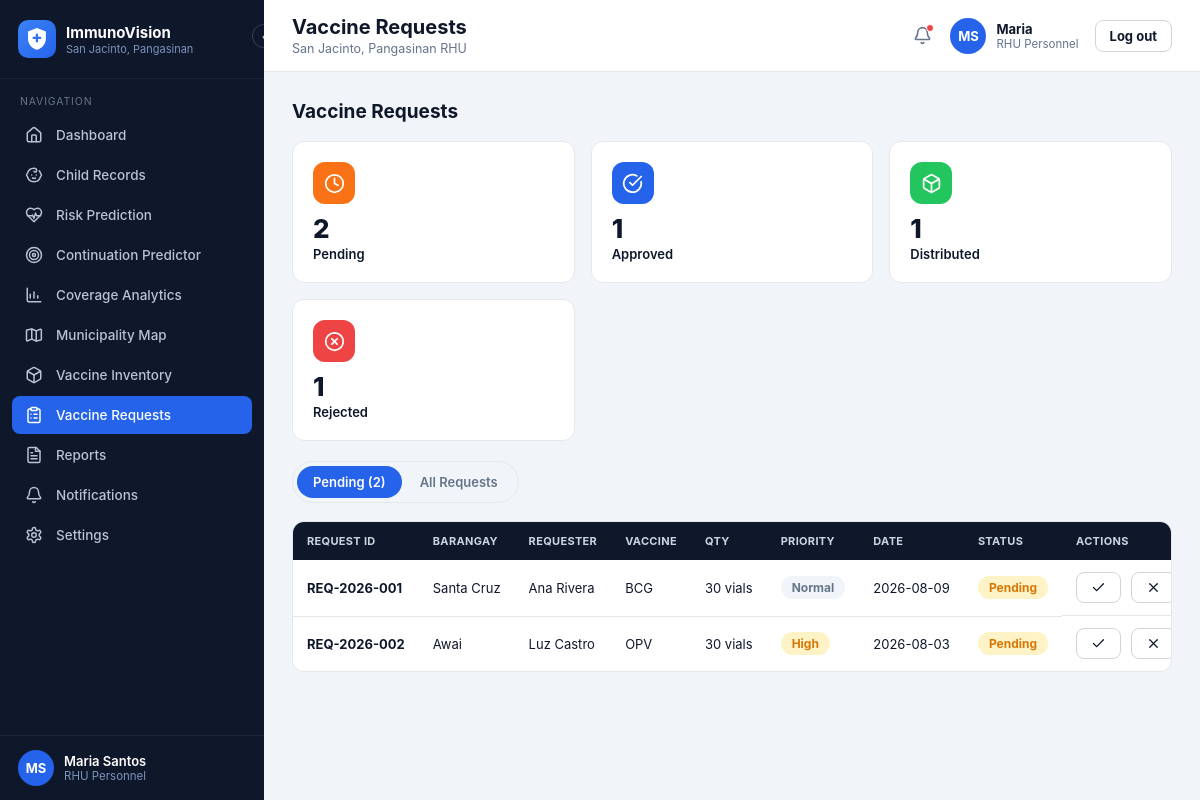
The app's page /rhu/requests (signed in) with its own data.
### models.py (models this page shows, shortened)
class User(UserMixin, db.Model):
    __tablename__ = "users"
    id = db.Column(db.Integer, primary_key=True)
    username = db.Column(db.String(64), unique=True, nullable=False)
    password_hash = db.Column(db.String(255), nullable=False)
    full_name = db.Column(db.String(150), nullable=False)
    role = db.Column(db.String(20), nullable=False)  # admin | rhu | bhw
    barangay_id = db.Column(db.Integer, db.ForeignKey("barangays.id"), nullable=True)
    is_active_flag = db.Column(db.Boolean, default=True, nullable=False)
    created_at = db.Column(db.DateTime, default=datetime.utcnow)
    last_login_at = db.Column(db.DateTime, nullable=True)
    @property
    def is_active(self):
        return self.is_active_flag
    @property
    def role_label(self):
        return {"admin": "System Administrator", "rhu": "RHU Personnel",
                "bhw": "Barangay Health Worker"}.get(self.role, self.role)

class VaccineRequest(db.Model):
    __tablename__ = "vaccine_requests"
    id = db.Column(db.Integer, primary_key=True)
    request_code = db.Column(db.String(30), unique=True, nullable=False)
    barangay_id = db.Column(db.Integer, db.ForeignKey("barangays.id"), nullable=False)
    requested_by_id = db.Column(db.Integer, db.ForeignKey("users.id"), nullable=False)
    antigen_id = db.Column(db.Integer, db.ForeignKey("vaccine_antigens.id"), nullable=False)
    quantity_requested = db.Column(db.Integer, nullable=False)
    priority = db.Column(db.String(20), nullable=False, default="Normal")  # Normal | High | Urgent
    status = db.Column(db.String(20), nullable=False, default="pending")
    notes = db.Column(db.String(255))
    requested_at = db.Column(db.DateTime, default=datetime.utcnow)
    reviewed_by_id = db.Column(db.Integer, db.ForeignKey("users.id"), nullable=True)
    reviewed_at = db.Column(db.DateTime, nullable=True)
    review_notes = db.Column(db.String(255))
    distributed_at = db.Column(db.DateTime, nullable=True)
    barangay = db.relationship("Barangay")
    antigen = db.relationship("VaccineAntigen")
    requested_by = db.relationship("User", foreign_keys=[requested_by_id])
    reviewed_by = db.relationship("User", foreign_keys=[reviewed_by_id])

class Barangay(db.Model):
    __tablename__ = "barangays"
    id = db.Column(db.Integer, primary_key=True)
    name = db.Column(db.String(100), unique=True, nullable=False)
    children = db.relationship("Child", backref="barangay", lazy="dynamic")
    users = db.relationship("User", backref="barangay", lazy="dynamic")

class VaccineAntigen(db.Model):
    __tablename__ = "vaccine_antigens"
    id = db.Column(db.Integer, primary_key=True)
    code = db.Column(db.String(20), unique=True, nullable=False)
    name = db.Column(db.String(100), nullable=False)

### app.py (the view)
@rhu_bp.route("/requests")
def requests():
    tab = request.args.get("tab", "pending")
    q = VaccineRequest.query.order_by(VaccineRequest.requested_at.desc())
    if tab == "pending":
        q = q.filter_by(status="pending")
    stats = {"pending": VaccineRequest.query.filter_by(status="pending").count(),
             "approved": VaccineRequest.query.filter_by(status="approved").count(),
             "distributed": VaccineRequest.query.filter_by(status="fulfilled").count(),
             "rejected": VaccineRequest.query.filter_by(status="rejected").count()}
    return render_template("rhu_requests.html", **_rhu_ctx(
        "requests", page_title="Vaccine Requests", reqs=q.all(), stats=stats, tab=tab,
    ))

### app.py (called while the page is built)
def create_app():
    app = Flask(__name__)
    app.config["SECRET_KEY"] = os.environ.get("SECRET_KEY", "dev-secret-key-change-in-production")
    app.config["SQLALCHEMY_DATABASE_URI"] = os.environ.get(
        "DATABASE_URL", f"sqlite:///{DB_PATH}"
    )
    app.config["SQLALCHEMY_TRACK_MODIFICATIONS"] = False
    os.makedirs(os.path.dirname(DB_PATH), exist_ok=True)
    db.init_app(app)
    login_manager.init_app(app)
    app.register_blueprint(auth_bp)
    app.register_blueprint(rhu_bp)
    app.register_blueprint(bhw_bp)
    app.register_blueprint(admin_bp)
    app.register_blueprint(api_bp)
    @login_manager.user_loader
    def load_user(user_id):
        return db.session.get(User, int(user_id))
    @app.context_processor
    def inject_globals():
        return {"today": date.today()}
    return app

def role_required(*roles):
    from functools import wraps
    def decorator(view_func):
        @wraps(view_func)
        def wrapped(*args, **kwargs):
            if not current_user.is_authenticated or current_user.role not in roles:
                abort(403)
            return view_func(*args, **kwargs)
        return wrapped
    return decorator

def build_nav(spec):
    return [{"key": k, "icon": i, "label": l, "url": url_for(e)} for k, i, l, e in spec]

def _children_query(barangay_id=None):
    q = Child.query
    return q.filter(Child.barangay_id == barangay_id) if barangay_id else q

def _cache(key, builder):
    if not has_request_context():
        return builder()
    store = getattr(g, "_iv_cache", None)
    if store is None:
        store = g._iv_cache = {}
    if key not in store:
        store[key] = builder()
    return store[key]

def _records_by_child():
    def build():
        out = defaultdict(list)
        for record in VaccinationRecord.query.all():
            out[record.child_id].append(record)
        return out
    return _cache("records", build)

def _latest_risk_by_child():
    def build():
        out = {}
        for ra in RiskAssessment.query.order_by(
            RiskAssessment.computed_at.asc(), RiskAssessment.id.asc()
        ).all():
            out[ra.child_id] = ra  # later rows overwrite earlier -> newest wins
        return out
    return _cache("risk", build)

def unread_count(notes):
    return sum(1 for n in notes if n.get("unread"))

@rhu_bp.before_request
@login_required
@role_required("rhu")
def _rhu_guard():
    pass

### templates/rhu_requests.html
{% extends "layout_app.html" %}
{% from "_icons.html" import icon %}
{% block content %}
<div class="page-head"><h2>Vaccine Requests</h2></div>
<div class="stat-grid">
  <div class="stat-card"><div class="stat-icon bg-orange">{{ icon('clock', 21) }}</div><div class="stat-value">{{ stats.pending }}</div><div class="stat-label">Pending</div></div>
  <div class="stat-card"><div class="stat-icon bg-blue">{{ icon('check-circle', 21) }}</div><div class="stat-value">{{ stats.approved }}</div><div class="stat-label">Approved</div></div>
  <div class="stat-card"><div class="stat-icon bg-green">{{ icon('package', 21) }}</div><div class="stat-value">{{ stats.distributed }}</div><div class="stat-label">Distributed</div></div>
  <div class="stat-card"><div class="stat-icon bg-red">{{ icon('x-circle', 21) }}</div><div class="stat-value">{{ stats.rejected }}</div><div class="stat-label">Rejected</div></div>
</div>
<div class="pill-tabs">
  <a class="pill-tab {{ 'active' if tab=='pending' }}" href="{{ url_for('rhu.requests', tab='pending') }}">Pending ({{ stats.pending }})</a>
  <a class="pill-tab {{ 'active' if tab=='all' }}" href="{{ url_for('rhu.requests', tab='all') }}">All Requests</a>
</div>
<div class="table-wrap auto-height">
<table class="data-table">
<thead><tr><th>Request ID</th><th>Barangay</th><th>Requester</th><th>Vaccine</th><th>Qty</th><th>Priority</th><th>Date</th><th>Status</th><th>Actions</th></tr></thead>
<tbody>
{% for r in reqs %}
<tr>
  <td><b>{{ r.request_code }}</b></td>
  <td>{{ r.barangay.name }}</td>
  <td>{{ r.requested_by.full_name }}</td>
  <td>{{ r.antigen.name }}</td>
  <td>{{ r.quantity_requested }} vials</td>
  <td><span class="badge badge-{{ 'red' if r.priority=='Urgent' else 'amber' if r.priority=='High' else 'gray' }}">{{ r.priority }}</span></td>
  <td>{{ r.requested_at.strftime('%Y-%m-%d') }}</td>
  <td><span class="badge badge-{{ 'amber' if r.status=='pending' else 'blue' if r.status=='approved' else 'green' if r.status=='fulfilled' else 'red' }}">{{ r.status|capitalize }}</span></td>
  <td class="flex-gap">
    {% if r.status == 'pending' %}
      <form method="post" action="{{ url_for('rhu.request_action', req_id=r.id, action='approve') }}"><button class="btn btn-outline btn-sm" title="Approve">{{ icon('check', 15) }}</button></form>
      <form method="post" action="{{ url_for('rhu.request_action', req_id=r.id, action='reject') }}"><button class="btn btn-outline btn-sm" title="Reject">{{ icon('x', 15) }}</button></form>
    {% elif r.status == 'approved' %}
      <form method="post" action="{{ url_for('rhu.request_action', req_id=r.id, action='distribute') }}"><button class="btn btn-outline btn-sm">{{ icon('arrow-right', 14) }} Distribute</button></form>
    {% else %}<span class="text-muted">—</span>{% endif %}
  </td>
</tr>
{% else %}
<tr><td colspan="9"><div class="empty-state"><div class="ic">{{ icon('clipboard', 34) }}</div><div class="t">No requests found</div></div></td></tr>
{% endfor %}
</tbody>
</table>
</div>
{% endblock %}

### templates/layout_app.html (shortened to what this page needs)
{% extends "base.html" %}
{% from "_brand.html" import brand_mark %}
{% from "_icons.html" import icon %}
{% block body %}
<div class="app-shell">
  <aside class="sidebar" id="sidebar">
    <div class="sidebar-header">
      {{ brand_mark(38, 10) }}
      <div class="brand-text">
        <div class="t1">ImmunoVision</div>
        <div class="t2">San Jacinto, Pangasinan</div>
      </div>
      <button class="sidebar-toggle" id="sidebarToggle" type="button" title="Collapse sidebar">‹</button>
    </div>
    <div class="sidebar-section-label">Navigation</div>
    <nav class="sidebar-nav">
      {% for item in nav_items %}
      <a class="nav-item {% if item.key == active %}active{% endif %}" href="{{ item.url }}">
        <span class="icon">{{ icon(item.icon, 18) }}</span>
        <span class="label">{{ item.label }}</span>
      </a>
      {% endfor %}
    </nav>
    <div class="sidebar-footer">
      <div class="avatar-chip">{{ current_user.full_name.split(' ')|map('first')|join('') }}</div>
      <div class="who">
        <div class="name">{{ current_user.full_name }}</div>
        <div class="role">{{ current_user.role_label }}</div>
      </div>
    </div>
  </aside>
  <div class="main-col">
    <header class="topbar">
      <div>
        <h1>{% block page_title %}{{ page_title|default('') }}{% endblock %}</h1>
        <div class="subtitle">{% block page_subtitle %}{{ page_subtitle|default('San Jacinto, Pangasinan RHU') }}{% endblock %}</div>
      </div>
      <div class="topbar-right">
        <a href="{{ notif_url|default('#') }}" class="bell-btn" title="Notifications">{{ icon('bell', 19) }}{% if unread_count and unread_count > 0 %}<span class="bell-dot"></span>{% endif %}</a>
        <div class="account-chip">
          <div class="avatar-chip">{{ current_user.full_name.split(' ')|map('first')|join('') }}</div>
          <div class="who">
            <div class="name">{{ current_user.full_name.split(' ')[0] }}</div>
            <div class="role">{{ current_user.role_label }}</div>
          </div>
          <a href="{{ url_for('auth.logout') }}" class="btn btn-outline btn-sm" style="margin-left:6px;">Log out</a>
        </div>
      </div>
    </header>
    <main class="content">
      {% block content %}{% endblock %}
    </main>
  </div>
</div>
{% endblock %}

### templates/_icons.html (shortened to what this page needs)
{% macro icon(name, size=20, stroke=2) -%}
<svg class="ic-svg" width="{{ size }}" height="{{ size }}" viewBox="0 0 24 24" fill="none"
     stroke="currentColor" stroke-width="{{ stroke }}" stroke-linecap="round" stroke-linejoin="round"
     xmlns="http://www.w3.org/2000/svg" aria-hidden="true" focusable="false">{{ ICONS.get(name, '')|safe }}</svg>
{%- endmacro %}

### records on screen
User: full_name "Maria Santos", role_label "RHU Personnel", full_name "Maria"
VaccineRequest: request_code "REQ-2026-001", barangay.name "Santa Cruz", requested_by.full_name "Ana Rivera", antigen.name "BCG", quantity_requested "30", priority "Normal", requested_at "2026-08-09", status "Pending", {{ size }} 15 (drawn)
VaccineRequest: request_code "REQ-2026-002", barangay.name "Awai", requested_by.full_name "Luz Castro", antigen.name "OPV", quantity_requested "30", priority "High", requested_at "2026-08-03", status "Pending", {{ size }} 15 (drawn)

### other values on screen
{{ item.label }} "Dashboard" "Child Records" "Risk Prediction" "Continuation Predictor" "Coverage Analytics" "Municipality Map" "Vaccine Inventory" "Vaccine Requests" "Reports" "Notifications" "Settings"
{{ current_user.full_name.split(' ')|map('first')|join('') }} "MS"
{{ page_title|default('') }} "Vaccine Requests"
{{ page_subtitle|default('San Jacinto, Pangasinan RHU') }} "San Jacinto, Pangasinan RHU"
{{ stats.pending }} "2"
{{ stats.approved }} "1"
{{ stats.distributed }} "1"
{{ stats.rejected }} "1"
